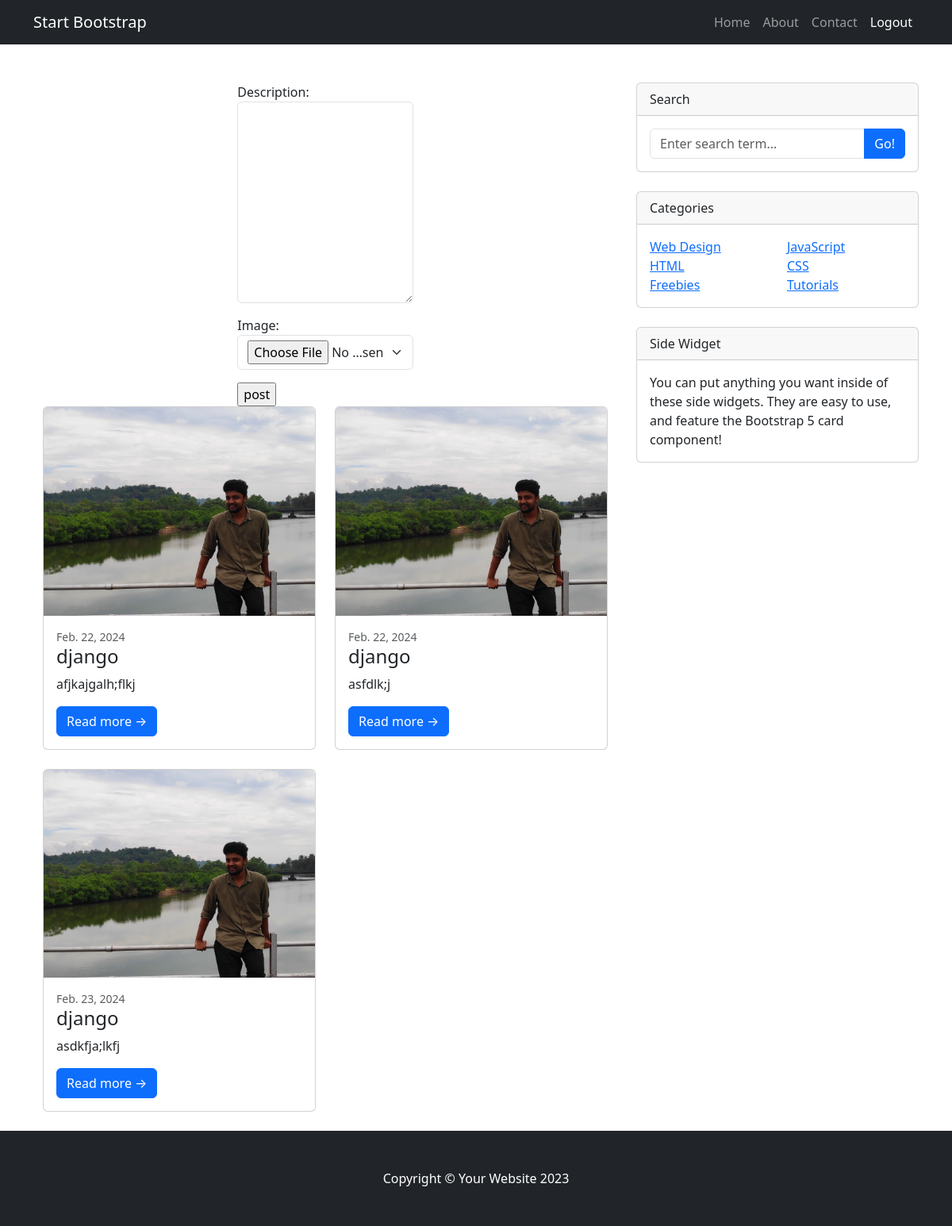
Page /firstpage/ (signed in) on the committed database.
### questions/models.py (models this page shows, shortened)
class Questions(models.Model):
    user = models.ForeignKey(MyUser, on_delete=models.CASCADE)
    description = models.CharField(max_length=120)
    image = models.ImageField(upload_to='question_images', null=True, blank=True)
    created_date = models.DateField(auto_now_add=True)
    is_active = models.BooleanField(default=True)
    def __str__(self):
        return self.description

class MyUser(AbstractUser):
    phone = models.CharField(max_length=200)
    profile_pic= models.ImageField(upload_to='profile_pics', null=True)

### questions/views.py (the view, shortened to what this page needs)
# urls.py: path('firstpage/',  views.IndexView.as_view(), name="index"),
@method_decorator(decs, name='dispatch')
class IndexView(CreateView, ListView):
    template_name = 'home.html'
    model = models.Questions
    form_class=QuestionForm
    success_url = reverse_lazy('index')
    context_object_name = 'questions'
    '''this is required because we are not providing the user to the Questions model where the user is required'''
    '''another way of adding the user'''
    def get_queryset(self):
        return self.model.objects.all().exclude(user=self.request.user)

### questions/forms.py
class QuestionForm(forms.ModelForm):
    class Meta:
        model = Questions
        fields=['description', 'image']
        widgets = {'description': forms.Textarea(attrs={'class':'form-control'}),
                    'image':forms.FileInput(attrs={'class':'form-select'})
                    }

### questions/views.py (called while the page is built)
def signin_required(fn):
    def wrapper(request, *args, **kwargs):
        if not request.user.is_authenticated:
            return redirect('login')
        else:
            return fn(request, *args, **kwargs)
    return wrapper

### questions/templates/home.html (shortened to what this page needs)
{%extends 'base.html'%}
{%block body_block%}
<div class="container">
    <div class="row">
        <div class="col-4"></div>
        <div class="col-4">
            <form action="" method="post" enctype="multipart/form-data">
                {{form.as_p}}
                <input type="submit" value="post">
            </form>
        </div>
        <div class="col-4"></div>
    </div>
    <div class="row">
        {%for q in questions%}
        <div class="col-lg-6">
                <div class="card mb-4">
                    {%if q.image%}
                    <a href="#!"><img class="card-img-top" src="{{q.image.url}}" alt="..." /></a>
                    {%endif%}
                    <div class="card-body">
                        <div class="small text-muted">{{q.created_date}}</div>
                        <h2 class="card-title h4">{{q.user}}</h2>
                        <p class="card-text">{{q.description}}</p>
                        <a class="btn btn-primary" href="{%url 'questiondetials' q.id%}">Read more →</a>
                    </div>
                </div>
        </div>
        {%endfor%}
    </div>
</div>
{%endblock%}

### questions/templates/base.html (shortened to what this page needs)
<!DOCTYPE html>
{%load static%}
<html lang="en">
    <head>
        <link href="{%static 'css/styles.css'%}" rel="stylesheet" />
        <link href="https://cdn.jsdelivr.net/npm/bootstrap@5.3.3/dist/css/bootstrap.min.css" rel="stylesheet">
    </head>
    <body>
        <nav class="navbar navbar-expand-lg navbar-dark bg-dark">
            <div class="container">
                <a class="navbar-brand" href="#!">Start Bootstrap</a>
                <div class="collapse navbar-collapse" id="navbarSupportedContent">
                    <ul class="navbar-nav ms-auto mb-2 mb-lg-0">
                        <li class="nav-item"><a class="nav-link" href="#">Home</a></li>
                        <li class="nav-item"><a class="nav-link" href="#!">About</a></li>
                        <li class="nav-item"><a class="nav-link" href="#!">Contact</a></li>
                        <li class="nav-item"><a class="nav-link active" aria-current="page" href="{%url 'logout'%}">Logout</a></li>
                    </ul>
                </div>
            </div>
        </nav>
        <div class="container mt-5">
            <div class="row">
                <div class="col-lg-8">
                    {%block body_block%}
                    {%endblock%}
                </div>
                <div class="col-lg-4">
                    <div class="card mb-4">
                        <div class="card-header">Search</div>
                        <div class="card-body">
                            <div class="input-group">
                                <input class="form-control" type="text" placeholder="Enter search term..." aria-label="Enter search term..." aria-describedby="button-search" />
                                <button class="btn btn-primary" id="button-search" type="button">Go!</button>
                            </div>
                        </div>
                    </div>
                    <div class="card mb-4">
                        <div class="card-header">Categories</div>
                        <div class="card-body">
                            <div class="row">
                                <div class="col-sm-6">
                                    <ul class="list-unstyled mb-0">
                                        <li><a href="#!">Web Design</a></li>
                                        <li><a href="#!">HTML</a></li>
                                        <li><a href="#!">Freebies</a></li>
                                    </ul>
                                </div>
                                <div class="col-sm-6">
                                    <ul class="list-unstyled mb-0">
                                        <li><a href="#!">JavaScript</a></li>
                                        <li><a href="#!">CSS</a></li>
                                        <li><a href="#!">Tutorials</a></li>
                                    </ul>
                                </div>
                            </div>
                        </div>
                    </div>
                    <div class="card mb-4">
                        <div class="card-header">Side Widget</div>
                        <div class="card-body">You can put anything you want inside of these side widgets. They are easy to use, and feature the Bootstrap 5 card component!</div>
                    </div>
                </div>
            </div>
        </div>
        <footer class="py-5 bg-dark">
            <div class="container"><p class="m-0 text-center text-white">Copyright &copy; Your Website 2023</p></div>
        </footer>
    </body>
</html>

### rows in the picture
Questions: image (picture), created_date "Feb. 22, 2024", user "django", description "afjkajgalh;flkj"
Questions: image (picture), created_date "Feb. 22, 2024", user "django", description "asfdlk;j"
Questions: image (picture), created_date "Feb. 23, 2024", user "django", description "asdkfja;lkfj"
